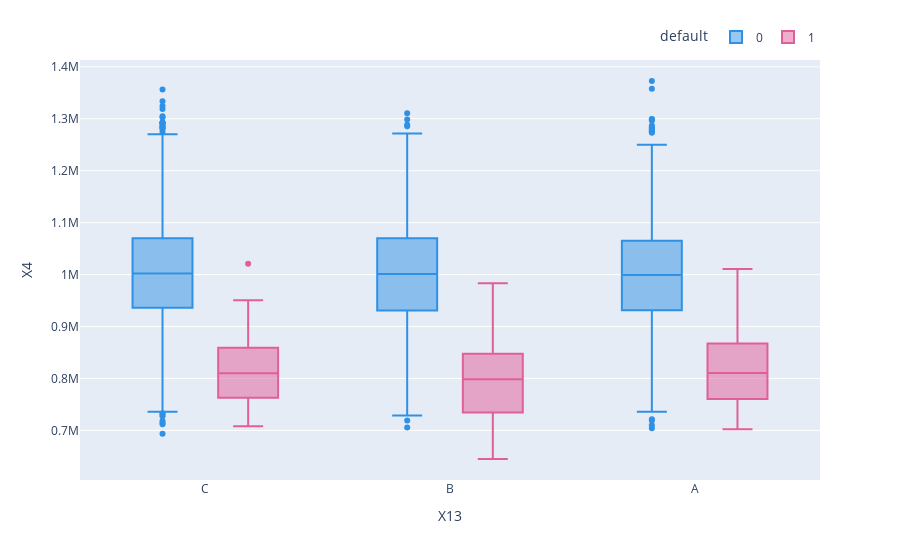

Notebook cell for this chart:
### Code cell
#Box plot of x4 and x13
fig = px.box(df, x="X13", y="X4", color="default",
color_discrete_sequence=px.colors.qualitative.Dark24,
labels={col:col.replace('_', ' ') for col in df.columns},
)
fig.update_layout(legend=dict(orientation="h", yanchor="bottom",
y=1.02, xanchor="right", x=1))
fig.show()

### Figure 1 — Plotly figure (JSON) as saved in the notebook; plotly's stock layout.template omitted (floating-point values rounded to 4 significant figures; data arrays with more than 128 entries replaced by an {"elided": "..."} marker saying what was removed)
{"data": [{"alignmentgroup": "True", "hovertemplate": "default=0<br>X13=%{x}<br>X4=%{y}<extra></extra>", "legendgroup": "0", "marker": {"color": "#2E91E5"}, "name": "0", "notched": false, "offsetgroup": "0", "orientation": "v", "showlegend": true, "type": "box", "x": {"elided": "9871 str values"}, "x0": " ", "xaxis": "x", "y": {"elided": "9871 float values"}, "y0": " ", "yaxis": "y"}, {"alignmentgroup": "True", "hovertemplate": "default=1<br>X13=%{x}<br>X4=%{y}<extra></extra>", "legendgroup": "1", "marker": {"color": "#E15F99"}, "name": "1", "notched": false, "offsetgroup": "1", "orientation": "v", "showlegend": true, "type": "box", "x": {"elided": "129 str values"}, "x0": " ", "xaxis": "x", "y": {"elided": "129 float values"}, "y0": " ", "yaxis": "y"}], "layout": {"boxmode": "group", "legend": {"orientation": "h", "title": {"text": "default"}, "tracegroupgap": 0, "x": 1, "xanchor": "right", "y": 1.02, "yanchor": "bottom"}, "margin": {"t": 60}, "xaxis": {"anchor": "y", "domain": [0, 1], "title": {"text": "X13"}}, "yaxis": {"anchor": "x", "domain": [0, 1], "title": {"text": "X4"}}}}
